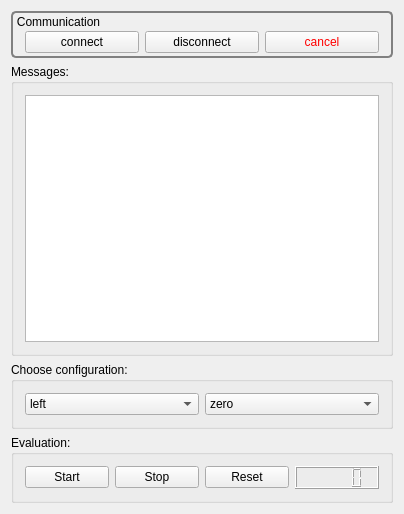
<?xml version="1.0" encoding="UTF-8"?>
<ui version="4.0">
 <class>Test1_Client</class>
 <widget class="QMainWindow" name="Test1_Client">
  <property name="geometry">
   <rect>
    <x>0</x>
    <y>0</y>
    <width>404</width>
    <height>514</height>
   </rect>
  </property>
  <property name="windowTitle">
   <string>Test1_Client</string>
  </property>
  <widget class="QWidget" name="centralWidget">
   <layout class="QVBoxLayout" name="verticalLayout_3">
    <item>
     <widget class="QGroupBox" name="groupBox">
      <property name="styleSheet">
       <string notr="true">QGroupBox { 
   border: 2px solid gray; 
   border-radius: 5px; 
}

QGroupBox::title { 
    background-color: transparent;
    subcontrol-position: top left; /* position at the top left*/ 
    padding-top: 4px;
    padding-left: 4px;
 } </string>
      </property>
      <property name="title">
       <string>Communication</string>
      </property>
      <layout class="QHBoxLayout" name="horizontalLayout">
       <property name="sizeConstraint">
        <enum>QLayout::SetDefaultConstraint</enum>
       </property>
       <property name="leftMargin">
        <number>12</number>
       </property>
       <property name="topMargin">
        <number>18</number>
       </property>
       <property name="rightMargin">
        <number>12</number>
       </property>
       <property name="bottomMargin">
        <number>3</number>
       </property>
       <item>
        <widget class="QPushButton" name="connect_pushButton">
         <property name="text">
          <string>connect</string>
         </property>
        </widget>
       </item>
       <item>
        <widget class="QPushButton" name="disconnect_pushButton">
         <property name="text">
          <string>disconnect</string>
         </property>
        </widget>
       </item>
       <item>
        <widget class="QPushButton" name="cancel_pushButton">
         <property name="styleSheet">
          <string notr="true">QPushButton {
 color: red;
}</string>
         </property>
         <property name="text">
          <string>cancel</string>
         </property>
        </widget>
       </item>
      </layout>
     </widget>
    </item>
    <item>
     <widget class="QGroupBox" name="groupBox_2">
      <property name="title">
       <string>Messages:</string>
      </property>
      <layout class="QVBoxLayout" name="verticalLayout">
       <item>
        <widget class="QListWidget" name="msgs_listWidget"/>
       </item>
      </layout>
     </widget>
    </item>
    <item>
     <widget class="QGroupBox" name="groupBox_3">
      <property name="title">
       <string>Choose configuration:</string>
      </property>
      <layout class="QGridLayout" name="gridLayout">
       <item row="0" column="0">
        <widget class="QComboBox" name="side_comboBox">
         <item>
          <property name="text">
           <string>left</string>
          </property>
         </item>
         <item>
          <property name="text">
           <string>right</string>
          </property>
         </item>
        </widget>
       </item>
       <item row="0" column="1">
        <widget class="QComboBox" name="goalConfig_comboBox">
         <item>
          <property name="text">
           <string>zero</string>
          </property>
         </item>
         <item>
          <property name="text">
           <string>resting</string>
          </property>
         </item>
         <item>
          <property name="text">
           <string>fist</string>
          </property>
         </item>
        </widget>
       </item>
      </layout>
     </widget>
    </item>
    <item>
     <widget class="QGroupBox" name="groupBox_4">
      <property name="title">
       <string>Evaluation:</string>
      </property>
      <layout class="QGridLayout" name="gridLayout_2">
       <item row="0" column="0">
        <widget class="QPushButton" name="start_pushButton">
         <property name="text">
          <string>Start</string>
         </property>
        </widget>
       </item>
       <item row="0" column="1">
        <widget class="QPushButton" name="stop_pushButton">
         <property name="text">
          <string>Stop</string>
         </property>
        </widget>
       </item>
       <item row="0" column="2">
        <widget class="QPushButton" name="reset_pushButton">
         <property name="text">
          <string>Reset</string>
         </property>
        </widget>
       </item>
       <item row="0" column="3">
        <widget class="QLCDNumber" name="time_lcdNumber"/>
       </item>
      </layout>
     </widget>
    </item>
   </layout>
  </widget>
 </widget>
 <layoutdefault spacing="6" margin="11"/>
 <resources/>
 <connections/>
</ui>
